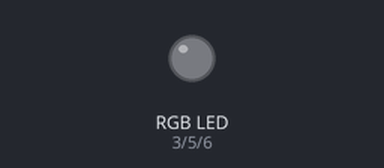
Recording of a sketch running on a simulated Arduino Uno, built with avr-gcc and run on an emulated ATmega328P. Shown: an RGB LED mixed from three pins (HIGH = lit).

Above: at 0.15 s.
At 5.26 s:
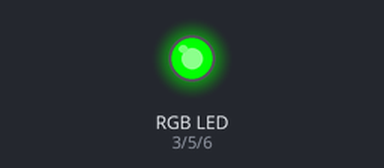
At 10.37 s:
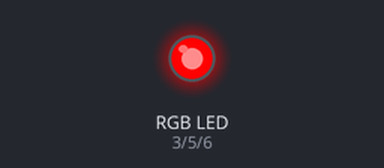
At 19.99 s:
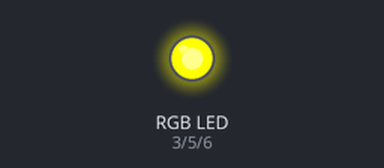
At 29.91 s:
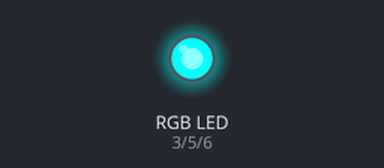
At 39.84 s:
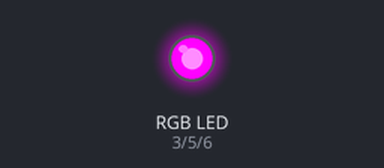
Timing chart, 0 to 40.0 s (numbered marks = the images above):
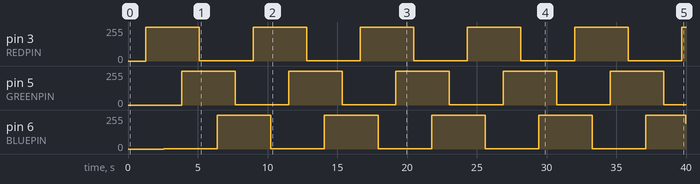

The sketch:

TOPAvan.ino
```cpp
/*const int blueLed =  13;
const int redLed =  12;
const int greenLed =  11;


void setup() {
  // put your setup code here, to run once:

  // set the digital pin as output:
  pinMode(blueLed, OUTPUT);
  pinMode(redLed, OUTPUT);
  pinMode(greenLed, OUTPUT);
}

void loop() {
  // put your main code here, to run repeatedly:


  // set the LED with the ledState of the variable:
  digitalWrite(blueLed,LOW);
  digitalWrite(redLed, LOW);
  digitalWrite(greenLed, LOW);
}*/

// These constants won't change. They're used to give names to the pins used:
const int analogInPin = A0;  // Analog input pin that the potentiometer is attached to
const int analogOutPin = 9; // Analog output pin that the LED is attached to

int sensorValue = 0;        // value read from the pot
int outputValue = 0;        // value output to the PWM (analog out)

// color swirl! connect an RGB LED to the PWM pins as indicated
// in the #defines
// public domain, enjoy!

#define REDPIN 3
#define GREENPIN 5
#define BLUEPIN 6

#define FADESPEED 5     // make this higher to slow down

void setup() {
  pinMode(REDPIN, OUTPUT);
  pinMode(GREENPIN, OUTPUT);
  pinMode(BLUEPIN, OUTPUT);

  Serial.begin(9600);

}


void loop() {
  //setRGB(0,0,255);
  int r, g, b;
 // fade from blue to violet
 for (r = 0; r < 256; r++) {
    analogWrite(REDPIN, r);
    //digitalWrite(GREENPIN, LOW);
    delay(FADESPEED);
  }
  // fade from violet to red
  for (b = 255; b > 0; b--) {
    analogWrite(BLUEPIN, b);
    delay(FADESPEED);
  }
  // fade from red to yellow
  for (g = 0; g < 256; g++) {
    analogWrite(GREENPIN, g);
    delay(FADESPEED);
  }
  // fade from yellow to green
  for (r = 255; r > 0; r--) {
    analogWrite(REDPIN, r);
    delay(FADESPEED);
  }
  // fade from green to teal
  for (b = 0; b < 256; b++) {
    analogWrite(BLUEPIN, b);
    delay(FADESPEED);
  }
  // fade from teal to blue
  for (g = 255; g > 0; g--) {
    analogWrite(GREENPIN, g);
    delay(FADESPEED);
  }
/*
  sensorValue = analogRead(analogInPin);
  // map it to the range of the analog out:
  outputValue = map(sensorValue, 0, 1023, 0, 255);
  // change the analog out value:
  analogWrite(analogOutPin, outputValue);

  // print the results to the Serial Monitor:
  Serial.print("sensor = ");
  Serial.print(sensorValue);
  Serial.print("\t output = ");
  Serial.println(outputValue);

  // wait 2 milliseconds before the next loop for the analog-to-digital
  // converter to settle after the last reading:
  delay(2);*/
}

void setRGB(int r,  int g, int b){
   analogWrite(GREENPIN, g);
   analogWrite(REDPIN, r);
   analogWrite(BLUEPIN, b);
}
```

Measured:
- by itself, pin 3 (REDPIN), pin 5 (GREENPIN): alternates 255/255 for 3.8 s and 1/255 for 3.8 s
- by itself, pin 6 (BLUEPIN): 0/255 → 1/255 at 2.6 s, → 255/255 3.8 s later, → 1/255 3.8 s later, → 255/255 3.8 s later, … (11 changes in this stretch)
